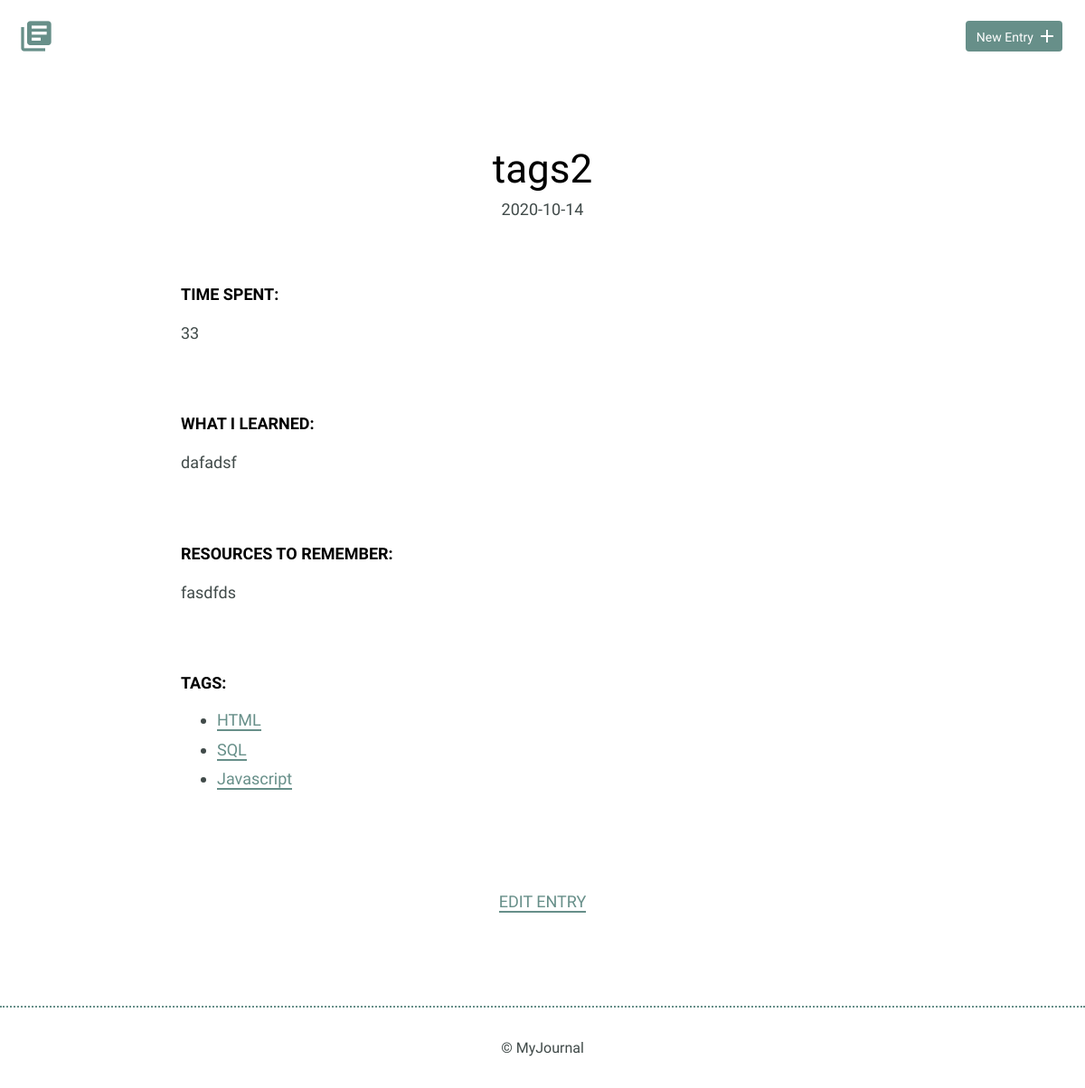
Screenshot of /detail.php?id=2 with the database file from the repository.
### tables this page shows
CREATE TABLE "entries" (
	`id`	INTEGER,
	`title`	TEXT,
	`date`	TEXT,
	`time_spent`	INTEGER,
	`learned`	BLOB,
	`resources`	BLOB,
	PRIMARY KEY(`id`)
);

CREATE TABLE "entries_tags_link" (
	"entry_id"	INTEGER,
	"tag_id"	INTEGER
);

CREATE TABLE "tags" (
	"id"	INTEGER,
	"tag_name"	TEXT,
	PRIMARY KEY("id" AUTOINCREMENT)
);

### inc/functions.php (called while the page is built, shortened)
<?php
function get_journal_entry($entry_id) {
include('dbconnect.php');
$sql = 'SELECT * FROM entries WHERE id = ?';
try {
  $results = $db->prepare($sql);
  $results->bindValue(1,$entry_id,PDO::PARAM_INT);
  $results->execute();
  return $results->fetch(PDO::FETCH_ASSOC);
} catch (Exception $e) {
  echo $e->getMessage();
  return false;
}
}
function get_tags($entry_id) {
  include('dbconnect.php');
  $sql = 'SELECT * FROM tags
          INNER JOIN entries_tags_link
          ON tags.id = entries_tags_link.tag_id
          WHERE entries_tags_link.entry_id = ?';
  try {
    $results = $db->prepare($sql);
    $results->bindValue(1,$entry_id,PDO::PARAM_INT);
    $results->execute();
    return $results->fetchAll(PDO::FETCH_ASSOC);
  } catch (Exception $e) {
    echo $e->getMessage();
    return false;
  }
 }
?>

### detail.php (the view, shortened to what this page needs)
<?php
include('inc/functions.php');
if(isset($_GET['id'])) {
    $entry_id = filter_input(INPUT_GET, 'id',FILTER_SANITIZE_NUMBER_INT);
    $journal_entry = get_journal_entry($entry_id);
    $tags = get_tags($entry_id);
}
?>
<!DOCTYPE html>
<html>
    <head>
        <link rel="stylesheet" href="css/normalize.css">
        <link rel="stylesheet" href="css/site.css">
    </head>
    <body>
        <header>
            <div class="container">
                <div class="site-header">
                    <a class="logo" href="index.php"><i class="material-icons">library_books</i></a>
                    <a class="button icon-right" href="new.php"><span>New Entry</span> <i class="material-icons">add</i></a>
                </div>
            </div>
        </header>
        <section>
            <div class="container">
                <div class="entry-list single">
                    <article>
                          <?php
                          echo "<h1>" . $journal_entry['title'] . "</h1>";
                          echo "<time>" . $journal_entry['date'] . "</time>";
                        ?>
                        <div class="entry">
                            <h3>Time Spent: </h3>
                        <p>
                         <?php
                          echo $journal_entry['time_spent'];
                         ?>
                        </p>
                        </div>
                        <div class="entry">
                            <h3>What I Learned:</h3>
                            <p>
                                <?php
                                echo $journal_entry['learned'];
                                ?>
                            </p>
                        </div>
                        <div class="entry">
                            <h3>Resources to Remember:</h3>
                            <p>
                            <?php
                                echo $journal_entry['resources'];
                                ?>
                            </p>
                        </div>
                        <div class="entry">
                            <h3>Tags:</h3>
                            <ul>
                            <?php
                               foreach($tags as $tag) {
                               echo "<li>";
                               echo "<a href='tags.php'>" . $tag['tag_name'] . " </a>";
                               echo "</li>";
                               }
                            ?>
                            </ul>
                        </div>
                    </article>
                </div>
            </div>
            <div class="edit">
            <p>
            <?php
            echo "<a href='edit.php?id=" .$entry_id. "'>Edit Entry</a></li>";
            ?>
            </p>
            </div>
        </section>
        <footer>
            <div>
                &copy; MyJournal
            </div>
        </footer>
    </body>
</html>

### css/site.css (style rules this page uses)
body { font-size: 16px; color: #404a49; font-family: 'Cousine', serif; font-weight: 400; }
.container { margin: 0 auto; padding: 0 25px; }
header .site-header { margin: 0 auto; height: 95px; }
header .logo i { color: #678f89; margin: 20px 0 0 -5px; float: left; font-size: 40px; }
header .button { float: right; margin: 33px 0 0 0; }
footer { text-align: center; padding: 35px 0; border-top: 2px dotted #678f89; }
.button { padding: 8px 10px 6px 10px; background: #678f89; border: 2px solid #678f89; border-radius: 4px; text-decoration: none; color: #FFF; position: relative; text-align: center; font-size: 14px; }
.button.icon-right { padding-right: 30px; top: -10px; }
.button.icon-right i { position: absolute; top: 3px; right: 3px; }
h1, h2, h3 { margin: 0; font-weight: 400; line-height: 1em; color: #000; }
h1 { font-size: 44px; margin-bottom: 12px; }
h3 { font-size: 18px; font-family: 'Work Sans', serif; font-weight: 600; text-transform: uppercase; }
p { line-height: 1.8em; font-size: 18px; }
p a { border-bottom: 2px solid #678f89; padding: 0; color: #678f89; text-decoration: none; }
ul li { line-height: 1.8em; font-size: 18px; }
ul li a { border-bottom: 2px solid #678f89; line-height: 1.8em; color: #678f89; text-decoration: none; }
.entry-list, .edit-entry, .new-entry { max-width: 800px; margin: 0 auto; padding: 70px 0 150px 0; }
.entry-list article { margin-bottom: 70px; text-align: center; }
.entry-list article:last-child { margin-bottom: 0; }
.entry-list.single { padding-bottom: 70px; }
.entry-list.single time { font-size: 18px; }
.entry { max-width: 800px; margin: 75px auto 0 auto; text-align: left; }
.entry p { margin-bottom: 40px; }
.edit { padding-bottom: 80px; text-align: center; margin: 0 auto; }
.edit a { font-weight: 400; text-transform: uppercase; font-size: 18px; }

### rows the page displays
entries: title "tags2", date "2020-10-14", time_spent "33", learned "dafadsf", resources "fasdfds"
entries_tags_link: tag.tag_name "HTML"
entries_tags_link: tag.tag_name "SQL"
entries_tags_link: tag.tag_name "Javascript"
